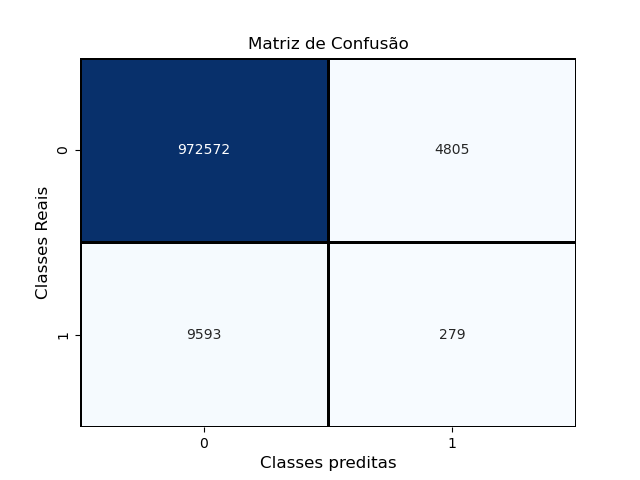

This chart was generated by the following Python code:
#import os 
#os.environ["tf_gpu_allocator"]="cuda_malloc_async"


from sklearn.model_selection import train_test_split
from sklearn.metrics import confusion_matrix
from sklearn.metrics import accuracy_score
from sklearn.metrics import classification_report

from imblearn.over_sampling import SMOTE

import numpy as np
import matplotlib.pyplot as plt
import pandas as pd

import heapq 
#os.environ["tf_gpu_allocator"]="cuda_malloc_async"



import math
import seaborn as sns


import tensorflow as tf
from tensorflow import keras

from keras.layers import Dense, Input, Dropout, BatchNormalization
from keras.models import Sequential
from keras.utils import to_categorical
from keras.optimizers import Adam
from keras.callbacks import EarlyStopping





# Enable logging to see which CPU cores or operations are being placed
#tf.debugging.set_log_device_placement(True)
def step_function(x):
    return int(x >= 0) 


BS=256 #Batch SIze
LR=0.0001 #Learning Rate
WT=1.0 #weight for VH error in class_weight
L1=100 #Number of units in Hidden Layer 1
L2=100 #Number of units in Hidden Layer 2
#L3=100 #Number of units in Hidden Layer 3

CW = {0: 1.0, 1: WT}

per=0.01 #percentagem de VH




#Training Bit
file_path = "training_bit.txt"

with open(file_path, 'r') as myfile:
    data_training = [list(line.strip()) for line in myfile] # Read each line, convert to a list of characters

#Create the DataFrame
X_treinamento_raw = pd.DataFrame(data_training).astype(int)
print(f"X_treinamento:\n{X_treinamento_raw.describe()}\n")
X_treinamento_raw=np.array(X_treinamento_raw)

#Validation Bit
file_path = "validation_bit.txt"

with open(file_path, 'r') as myfile:
    data_validation = [list(line.strip()) for line in myfile] # Read each line, convert to a list of characters

#Create the DataFrame
X_validacao = pd.DataFrame(data_validation).astype(int)
print(f"X_validacao:\n{X_validacao.describe()}\n")
X_validacao=np.array(X_validacao)

#Testing Bit
file_path = "testing_bit.txt"

with open(file_path, 'r') as myfile:
    data_testing = [list(line.strip()) for line in myfile] # Read each line, convert to a list of characters

#Create the DataFrame
X_teste = pd.DataFrame(data_testing).astype(int)
print(f"X_teste:\n{X_teste.describe()}\n")
X_teste=np.array(X_teste)



#Training Score
file_path = "training_score.txt"
y_treinamento_unravelled=pd.read_csv(file_path, header=None)
y_treinamento_unravelled.columns=['Score']
print(f"y_treinamento_unravelled:\n{y_treinamento_unravelled.describe()}\n")
y_treinamento=np.ravel(y_treinamento_unravelled)

y_treinamento_ar = heapq.nsmallest(math.floor(per*len(y_treinamento)), y_treinamento.T)
y_treinamento_lim = y_treinamento_ar[math.floor(per*len(y_treinamento))-1]
y_treinamento_VH_raw = np.array([1 if x<=y_treinamento_lim else 0 for x in y_treinamento.T])


smote = SMOTE(random_state=42)
X_treinamento, y_treinamento_VH = smote.fit_resample(X_treinamento_raw, y_treinamento_VH_raw)

# Temos 2 classes
# Converter o vetor de rótulos para uma matriz binária
# Alterar o conjunto de dados de rótulos para o formato de string binária 1-de-N (one-hot encoding)
# Teremos uma rede neural com 2 neurônios na camada de saída
#y_treinamento_VH = to_categorical(y_treinamento_VH)


#Validation Score
file_path = "validation_score.txt"
y_validacao_unravelled=pd.read_csv(file_path, header=None)
y_validacao_unravelled.columns=['Score']
print(f"y_validacao_unravelled:\n{y_validacao_unravelled.describe()}\n")
y_validacao=np.ravel(y_validacao_unravelled)

y_validacao_ar = heapq.nsmallest(math.floor(per*len(y_validacao)), y_validacao.T)
y_validacao_lim = y_validacao_ar[math.floor(per*len(y_validacao))-1]
y_validacao_VH = np.array([1 if x<=y_validacao_lim else 0 for x in y_validacao.T])

# Temos 2 classes
# Converter o vetor de rótulos para uma matriz binária
# Alterar o conjunto de dados de rótulos para o formato de string binária 1-de-N (one-hot encoding)
# Teremos uma rede neural com 2 neurônios na camada de saída
#y_validacao_VH = to_categorical(y_validacao_VH)

#Testing Score
file_path = "testing_score.txt"
y_teste_unravelled=pd.read_csv(file_path, header=None)
y_teste_unravelled.columns=['Score']
print(f"y_teste_unravelled:\n{y_teste_unravelled.describe()}\n")
y_teste=np.ravel(y_teste_unravelled)

y_teste_ar = heapq.nsmallest(math.floor(per*len(y_teste)), y_teste.T)
y_teste_lim = y_teste_ar[math.floor(per*len(y_teste))-1]
y_teste_VH = np.array([1 if x<=y_teste_lim else 0 for x in y_teste.T])

# Temos 2 classes
# Converter o vetor de rótulos para uma matriz binária
# Alterar o conjunto de dados de rótulos para o formato de string binária 1-de-N (one-hot encoding)
# Teremos uma rede neural com 2 neurônios na camada de saída
#y_teste_VH = to_categorical(y_teste_VH)






#num_objetos num_colunas
num_objetos, num_colunas = X_treinamento.shape


#Treino teste
#X_treino, X_teste, y_treino, y_teste = train_test_split(previsoes_df, previsoes_VH, test_size = 0.3, random_state = 42)
                                                                  
                                                                  
#Treinamento Validação
#X_treinamento, X_validacao, y_treinamento, y_validacao = train_test_split(X_treino, y_treino, test_size=0.2, random_state=42)


## Topologia da Rede Neural
# - relu:  função de ativação ReLU: f(x) = max(0, x)
# - softmax: cada neurônio de saída receberá uma probabilidade

modelo = Sequential()
modelo.add(Input(shape=(num_colunas,)))
modelo.add(Dense(units=L1,name='camada_escondida_1', activation='relu'))
modelo.add(Dense(units=L2,name='camada_escondida_2', activation='relu'))
#modelo.add(Dense(units=L3,name='camada_escondida_3', activation='relu'))
modelo.add(Dense(units=1, name='camada_saida', activation='sigmoid')) #Ou é Virtual hit ou não é


## Parâmetros da Rede Neural
#  optimizer = algoritmo para atualizar os pesos baseado no loss:
#       Ex. 'adam', 'sgd', 'rmsprop'
#  loss = cálculo do erro.
#       Ex.: 'mean_squared_error','categorical_crossentropy', 'binary_crossentropy'
#  metrics = lista de métricas para avaliar o modeloL

#custom_adam = Adam(learning_rate=LR)  # Customizando para definir a learning_rate

#sgd_optimizer = keras.optimizers.SGD(learning_rate=0.01, momentum=0.9)

sgd_optimizer = keras.optimizers.SGD(
    learning_rate=LR,
    momentum=0.9,
    nesterov=True,
    weight_decay=1e-4  # Automatically applies L2 penalty to weights
)

modelo.compile(optimizer = sgd_optimizer,
               loss = 'binary_crossentropy',
               metrics = [tf.keras.metrics.Recall()])

modelo.summary()






#Treinamento da Rede Neural

# 150 épocas

# Define the early stopping callback
early_stopping = EarlyStopping(
    monitor='val_loss',     # Watch the validation loss
    min_delta=0.001,        # Minimum change to qualify as an improvement
    patience=10,             # Number of epochs to tolerate oscillation/no improvement
    restore_best_weights=True, # Revert to the best model weights after stopping
    verbose=0
)


# Atenção para o conjunto de validação.

modelo.fit(X_treinamento,
           y_treinamento_VH,
           batch_size = BS,
           epochs = 150,
           class_weight=CW,
           validation_data = (X_validacao, y_validacao_VH), 
           callbacks=[early_stopping]
           )


#Salvar modelo
sv_pth='BS_'+str(BS)+'_LR_'+str(LR)+'_WT_'+str(WT)+'_'+str(L1)+'_'+str(L2)
#sv_pth='BS_'+str(BS)+'_LR_'+str(LR)+'_WT_'+str(WT)+'_'+str(L1)+'_'+str(L2)+'_'+str(L3)
modelo.save('./Resultados class/'+sv_pth+'/'+sv_pth+'.h5')


#Extração de previsões
previsoes = modelo.predict(X_teste)

y_previsao_matrix = [step_function(t-0.5) for t in previsoes]
y_teste_matrix = [step_function(t-0.5) for t in y_teste_VH]


# Acurácia do Modelo avaliada no Conjunto de Dados de teste:
accuracy = accuracy_score(y_teste_matrix, y_previsao_matrix)
print("Acurácia no conjunto de teste ( previsões Corretas / todas as previsões  ):\n", accuracy)



#Matriz de confusão - tabela com desempenho do modelo
confusao = confusion_matrix(y_teste_matrix, y_previsao_matrix)
print("Matriz de Confusão no Conjunto de Teste (Classes reais x Classes preditas):")

print("Matriz de Confusão")
print(confusao)

# Matriz de Confusão - representação mais informativa e didática
print("\n\n Matriz de Confusão")
sns.heatmap(
    confusao,
    annot=True,          # Show números nas células
    fmt='d',             # Números como inteiros
    cmap='Blues',        # Paleta de cores
    cbar=False,          # Remover barra à direita
    linewidths=1,        # Adicionar borda
    linecolor='black'    # Cor da borda
)
plt.xlabel('Classes preditas', fontsize=12)
plt.ylabel('Classes Reais', fontsize=12)
plt.title('Matriz de Confusão', fontsize=12)
plt.show()

#https://stackoverflow.com/questions/54141663/how-can-i-solve-error-allocation-exceeds-10-of-system-memory-on-keras
